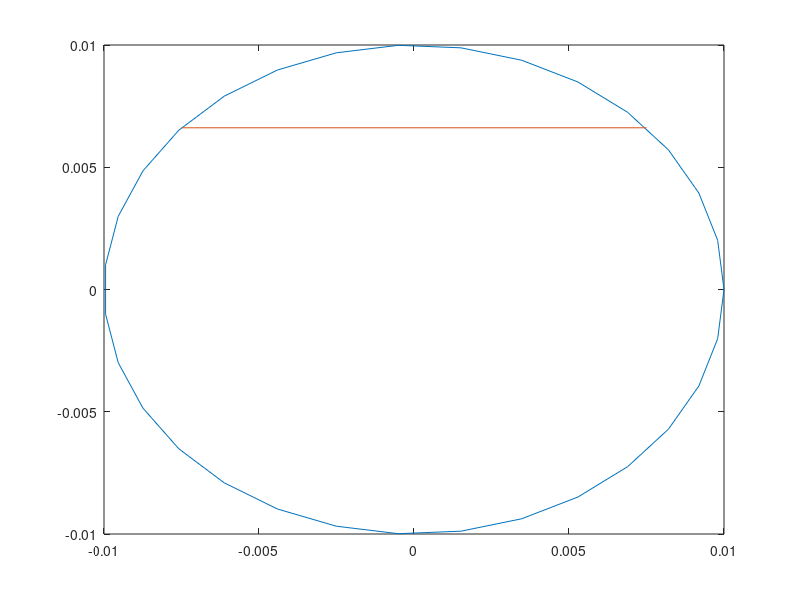

Write the MATLAB code that produced this figure.
% check if rectangle can be inscribed
r = 10e-3;
x = @(phi) r*cos(phi);
y = @(phi) r*sin(phi);
phi = linspace(0, 2*pi, 2^5);
% circle
plot(x(phi), y(phi));
%
% h = r - sqrt(r^2 - 7.5^2);
%
% hold on;
% plot([-7.5 7.5], [r-h r-h]);
% plot([-7.5 -7.5], [-r+h r-h]);
% hold off;
% return
% hold on;
% % rectangle
% x_1 = x((pi-s/r)/2);
% y_1 = y((pi-s/r)/2);
% x_2 = x((pi+s/r)/2);
% y_2 = y((pi+s/r)/2);

x  = 7.5e-3;
r  = 10e-3;
phi = acos(x/r);
hold on;
plot([r*cos(phi) r*cos(pi-phi)], [r*sin(phi) r*sin(phi)]);
hold off;
